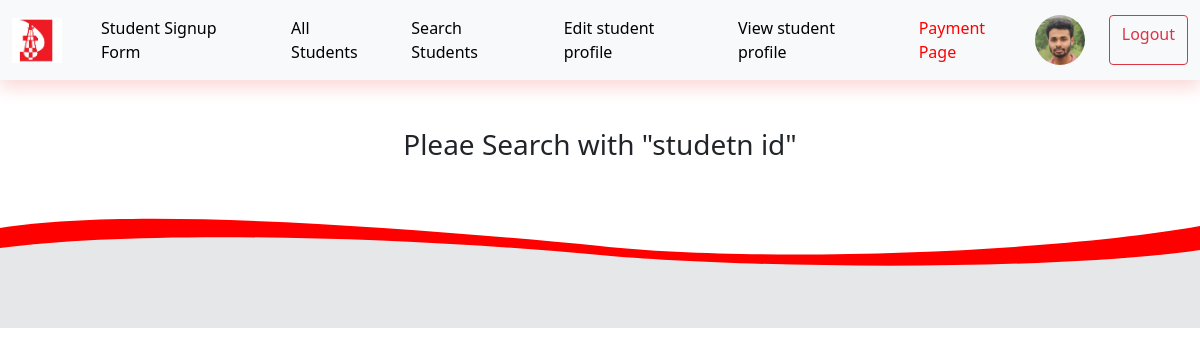
Page /pages/payment/add-payment-page.php?edit_id=udc-stu-0003 (signed in) on the earlier database version.
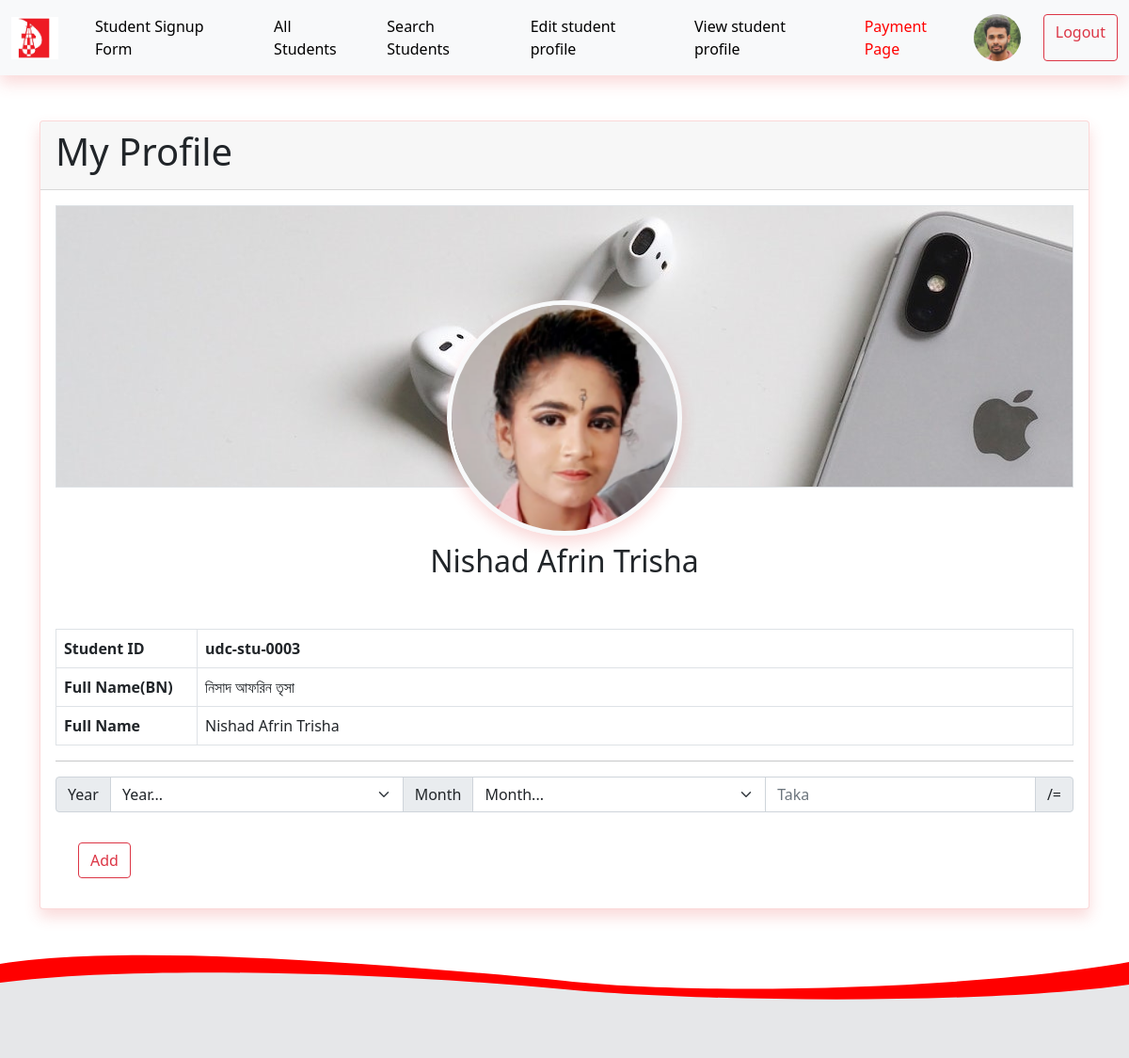
Same page on the later database version.
### tables this page shows
CREATE TABLE `students` (
  `id` int(11) NOT NULL,
  `stu_id` varchar(12) DEFAULT 'udc-stu-',
  `full_name` varchar(225) NOT NULL,
  `full_name_bn` varchar(500) NOT NULL,
  `father_name` varchar(225) NOT NULL,
  `mother_name` varchar(225) NOT NULL,
  `present_address` varchar(555) NOT NULL,
  `date_of_birth` varchar(30) NOT NULL,
  `age` int(3) NOT NULL,
  `occupation` varchar(225) NOT NULL,
  `phone` varchar(20) NOT NULL,
  `interested_subject` varchar(50) NOT NULL,
  `gender` varchar(10) NOT NULL,
  `email` varchar(225) NOT NULL,
  `username` varchar(225) NOT NULL,
  `password` varchar(225) NOT NULL,
  `photo` varchar(225) NOT NULL,
  `status` tinyint(1) NOT NULL DEFAULT 1,
  `trash` tinyint(1) NOT NULL DEFAULT 0,
  `created_at` timestamp NOT NULL DEFAULT current_timestamp(),
  `updated_at` timestamp NULL DEFAULT NULL
);

### pages/payment/add-payment-page.php (the view, shortened to what this page needs)
<?php
		include_once('../../config.php');
		$ad_user_id = $_SESSION['ad_id'];
	  	$admin_sql = "SELECT * FROM administrator_users WHERE ad_id = '$ad_user_id'";
		  $admin_result = mysqli_query($connect, $admin_sql) or die('ad_select query not run');
		  $admin_row = mysqli_fetch_assoc($admin_result);
		$edit_id = $_GET['edit_id'] ?? $_GET['get_stu_id'] ?? "";
?>
<!DOCTYPE html>
<html lang="en">
<head>
  <link rel="stylesheet" href="https://cdn.jsdelivr.net/npm/bootstrap-icons@1.3.0/font/bootstrap-icons.css">
  <link href="../../assects/css/bootstrap.min.css" rel="stylesheet">
    <link rel="stylesheet" href="../../assects/css/style.css">
   <link rel="stylesheet" href="../../assects/css/responsive.css">
</head>
<body>
  <nav class="navbar navbar-expand-lg navbar-danger bg-light shadow">
    <div class="container-fluid">
      <a class="navbar-brand" href="#"><img src="../../assects/media/img/udichilogo.jpg" alt="udc logo" width="50" height="45"></a>
      <div class="collapse navbar-collapse" id="navbarSupportedContent">
        <ul class="navbar-nav me-auto mb-2 mb-lg-0">
          <li class="nav-item">
            <a class="nav-link" href="../signup.php">Student Signup Form</a>
          </li>
          <li class="nav-item">
            <a class="nav-link " href="../table.php">All Students</a>
          </li>
          <li class="nav-item">
            <a class="nav-link " href="../search.php">Search Students</a>
          </li>
          <li class="nav-item">
            <a class="nav-link" href="../edit.php">Edit student profile</a>
          </li>
          <li class="nav-item">
            <a class="nav-link" href="../profile.php">View student profile</a>
          </li>
          <li class="nav-item">
            <a class="nav-link live" href="./payment-page.php">Payment Page</a>
          </li>
        </ul>
        <div class="d-flex">
            <a href="../ad_profile.php"><img class="rounded-circle border-warning" src="../../assects/media/img/users/<?php echo $admin_row['ad_photo'];?>" alt="" width="50" height="50"></a>
            <a class="btn btn-outline-danger ms-4" href="../logout.php">Logout</a>
        </div>
      </div>
    </div>
  </nav>
<?php
		$edit_sql = "SELECT * FROM students WHERE stu_id = '$edit_id'";
		$edit_result = mysqli_query($connect, $edit_sql) or die('edit query not run');
		$edit_row = mysqli_fetch_assoc($edit_result);
?>
	<?php
			if(mysqli_num_rows($edit_result) > 0) :
	?>
 	<div class="container">
		<div class="card my-5 shadow">
			<div class="card-header">
				<h1>My Profile</h1>
			</div>
			<div class="card-body">
				<div class="profile-head bg-light border" style='background-image: url("../../assects/media/img/users/userBG.jpg")'>
					<div class="user-pic">
						<div class="pic">
							<img width="250px" height="250px" class="profile-pic shadow border border-light border-5 rounded-circle" src="../../assects/media/img/users/<?php echo $edit_row['photo'];?>" alt="Dammy">
							<h2 class="text-center my-2"><?php echo $edit_row['full_name'];?></h2>
						</div>
					</div>
				</div>
				<div class="user-info-table">
					<div class="table-responsive">
						<table class="table table-bordered">
						  <tbody>
						  	<tr>
						      	<th width="150" scope="row">Student ID</th>
						      	<td><b><?php echo $edit_row['stu_id'];?></b></td>
						    </tr>
						  	<tr>
						      	<th scope="row">Full Name(BN)</th>
						      	<td><?php echo $edit_row['full_name_bn'];?></td>
						    </tr>
						    <tr>
						      	<th scope="row">Full Name</th>
						      	<td><?php echo $edit_row['full_name'];?></td>
						    </tr>
						  </tbody>
						</table>
						<hr>
						<form action="" method="POST">
							<div class="input-group mb-3">
							  <label class="input-group-text" for="inputGroupSelect01">Year</label>
							  <select class="form-select" id="inputGroupSelect01">
							    <option selected>Year...</option>
							  </select>
							  <label class="input-group-text" for="inputGroupSelect02">Month</label>
							  <select class="form-select" id="inputGroupSelect02">
							    <option selected>Month...</option>
							  </select>
							  <input id="inputGroupSelect03" type="number" class="form-control" placeholder="Taka" name="">
							  <label class="input-group-text" for="inputGroupSelect03">/=</label>
							</div>
							<input type="submit" class="btn btn-outline-danger ms-4 my-3" value="Add" name="">
						</form>
					</div>
				</div>
			</div>
		</div>
	</div>
<?php else :
		echo "<h3 class='text-center py-5'>Pleae Search with \"studetn id\" </h3>";
		endif;
	?>
	<footer>
	  <svg viewBox="0 -20 700 110" width="100%" height="110" preserveAspectRatio="none">
	    <path transform="translate(0, -20)" d="M0,10 c80,-22 240,0 350,18 c90,17 260,7.5 350,-20 v50 h-700" fill="red" />
	    <path d="M0,10 c80,-18 230,-12 350,7 c80,13 260,17 350,-5 v100 h-700z" fill="#E6E7E9" />
	  </svg>
	</footer>
</body>
</html>

### assects/css/style.css (style rules this page uses)
* { margin: 0; padding: 0; box-sizing: border-box; }
.shadow { box-shadow: 0 .5rem 1rem rgba(232, 67, 67, 0.2)!important; }
.card { position: relative; display: flex; flex-direction: column; min-width: 0; word-wrap: break-word; background-color: #fff; background-clip: border-box; border: 1px solid rgba(232, 67, 67, 0.2); border-radius: .25rem; }
.profile-head { width: 100%; height: 300px; }
.profile-pic { margin-top: 100px; }
.user-info-table { margin-top: 150px; }
.pic img { display: block; margin: 100px auto 0 auto; }
.form-check-input, .form-select, .form-select option, .form-check-label { cursor: pointer; }
.navbar-danger .navbar-nav .nav-link { color: black; font-size: 16px; }
.live, .navbar-danger .navbar-nav .nav-link:focus, .navbar-danger .navbar-nav .nav-link:hover { color: red !important; }
.navbar-danger .navbar-nav .nav-item { margin-left: 15px; }
a { color:red; text-decoration:none; }

Differences in the rows shown:
added students: photo (picture), full_name "Nishad Afrin Trisha", stu "udc-stu-0003", full_name_bn "নিসাদ আফরিন তৃসা"
Other differences:
form field value: (not shown) → "Year..."
form field value: (not shown) → "Month..."
form field value: (not shown) → "Add"
text no longer shown: "Pleae Search with \" studetn id \""
text now shown: "My Profile Student ID Full Name(BN) Full Name Year Month /="
